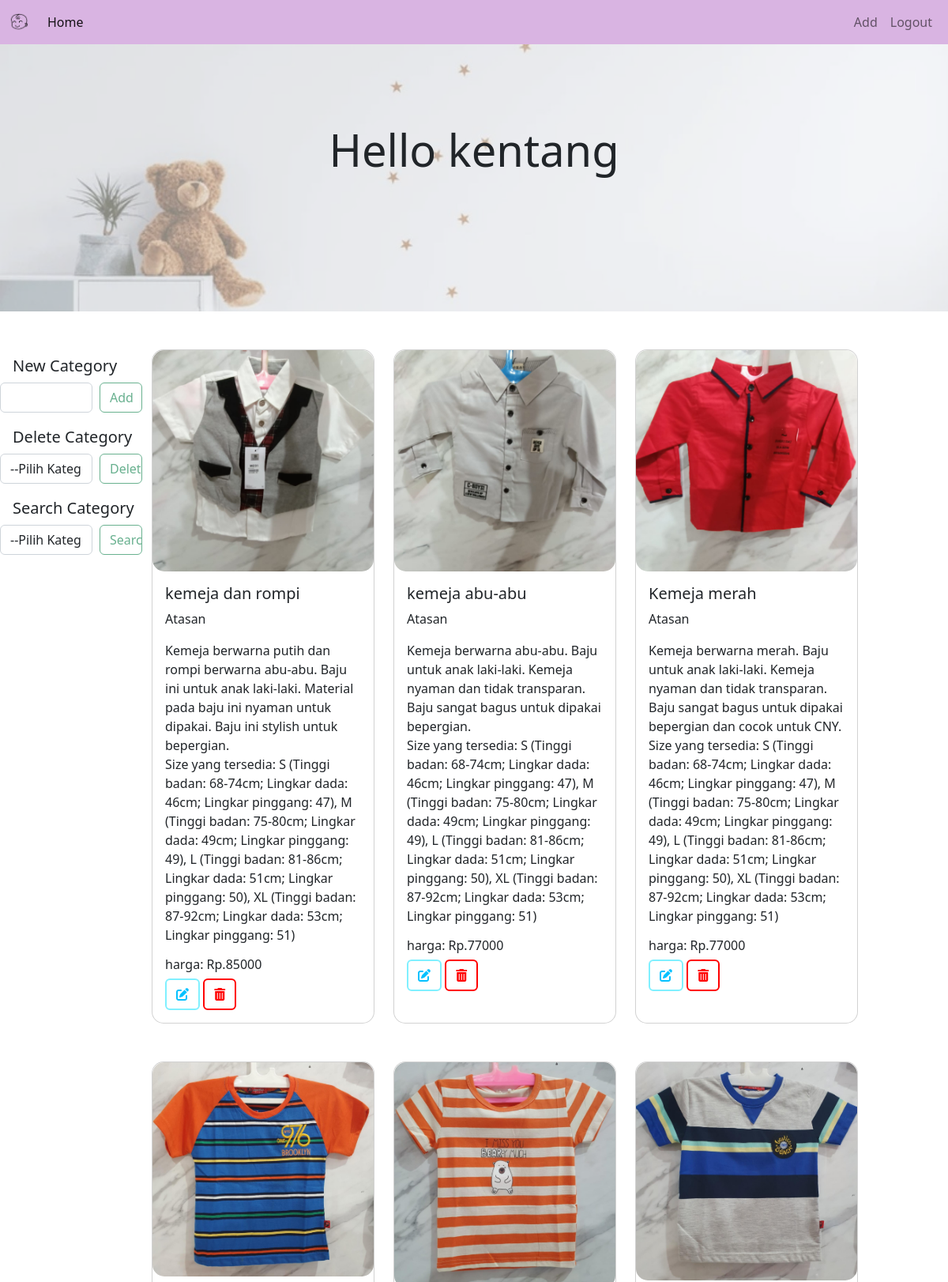
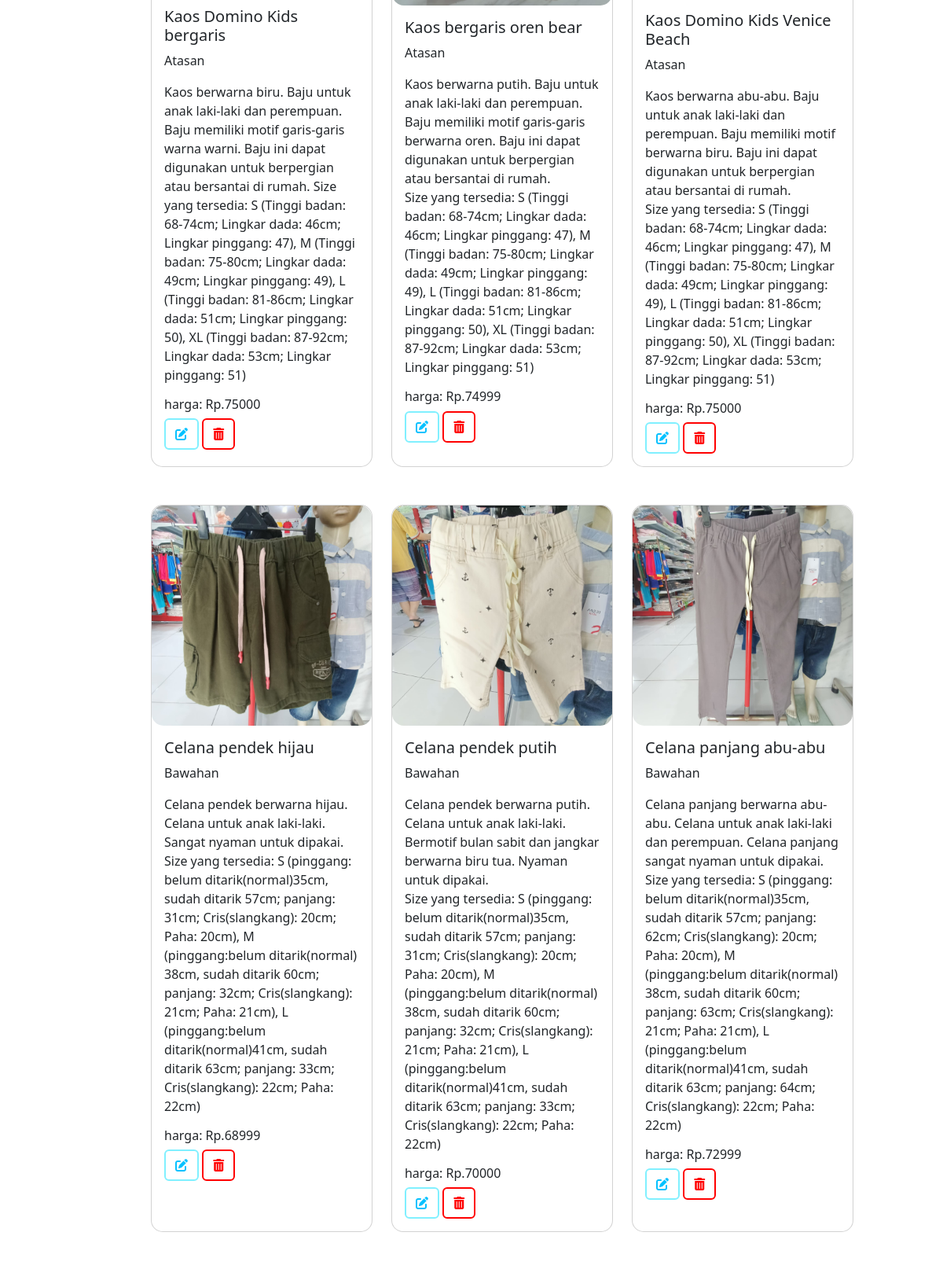
/admin/index.php (signed in, upper part), run on the app's committed database (2 pictures, top to bottom).
### tables this page shows
CREATE TABLE `produk` (
  `id` int(11) NOT NULL,
  `namaServis` varchar(100) NOT NULL,
  `deskripsi` varchar(500) NOT NULL,
  `harga` int(11) NOT NULL,
  `gambar` text NOT NULL,
  `category` varchar(15) DEFAULT NULL
);

### admin/index.php (the view, shortened to what this page needs)
<?php
require '../connect.php';
?>
<!doctype html>
<html lang="en">
<head>
    <link href="https://cdn.jsdelivr.net/npm/bootstrap@5.3.0-alpha3/dist/css/bootstrap.min.css" rel="stylesheet">
    <link href="https://cdn.jsdelivr.net/npm/bootstrap@5.2.2/dist/css/bootstrap.min.css" rel="stylesheet">
    <link rel="stylesheet" href="https://cdnjs.cloudflare.com/ajax/libs/font-awesome/6.2.0/css/all.min.css" />
    <link href="https://unpkg.com/aos@2.3.1/dist/aos.css" rel="stylesheet">
</head>
<body>
    <div id="wrapper" style="background-color:ee7d3;">
        <?php require "navbar.php" ?>
        <div id="header" style="position: relative; margin-top:-0.5rem; text-align: center; background-color:white;">
            <img src="../images/headerAdmin3.jpeg" style=" width:100%; opacity: 0.5;">
            <h3 class="display-4 mt-3" data-aos="zoom-out" style="position: absolute; top: 35%; left: 50%; transform: translate(-50%, -50%);">Hello <?php echo $_SESSION['username'] ?></h3>
        </div>
        <br></br>
        <div id="wrapper2">
            <div class="sidebar">
                <form action="addCat.php" method="post" enctype="multipart/form-data">
                    <a>New Category</a>
                    <input type="text" id="addCat" name="addCat" class="form-control" style="width:65%; float:left;" onkeyup="if(this.value.length > 0) document.getElementById('addCatButton').disabled = false; else document.getElementById('addCatButton').disabled = true;" />
                    <button class="btn btn-outline-success bg-white" id="addCatButton" name="addCatButton" style="width:30%; float:right;" disabled>Add</button>
                </form>
                <br><br>
                <a>Delete Category</a>
                <select class="form-control" name="Kategori" id="Kategori" style="width:65%; float:left;">
                    <option value="0">--Pilih Kategori--</option>
                    <?php
                    if (isset($_SESSION['username'])) {
                        $sql = "SELECT *  FROM category";
                    }
                    ?>
                </select>
                <button class="btn btn-outline-success bg-white" id="delCat" name="delCat" style="width:30%; float:right;" disabled>Delete</button>
                <br><br>
                <a>Search Category</a>
                <form action="index.php" method="post" enctype="multipart/form-data">
                    <select class="form-control" name="namaKategori" id="namaKategori" style="width:65%; float:left;">
                        <option value="0">--Pilih Kategori--</option>
                        <?php
                        if (isset($_SESSION['username'])) {
                            $sql = "SELECT *  FROM category";
                        }
                        ?>
                    </select>
                    <button class="btn btn-outline-success bg-white" name="seaCat" id="seaCat" type="submit" style="width:30%; float:right;" disabled>Search</button>
                </form>
                <br><br><br><br><br><br>
            </div>
            <div class="container">
                <div class="row">
                    <?php
                    if (isset($_POST['seaCat'])) {
                        $namaKategori = $_POST['namaKategori'];
                        $sql = mysqli_query($con, "SELECT * FROM produk WHERE category = '$namaKategori'");
                        if ($namaKategori == "all") {
                            $sql = mysqli_query($con, "SELECT * FROM produk");
                        }
                    } else {
                        $sql = mysqli_query($con, "SELECT * FROM produk");
                    }
                    if (mysqli_num_rows($sql) >= 1) {
                        if (isset($_POST['seaCat'])) {
                            $sql = "SELECT * FROM produk WHERE category = '$namaKategori'";
                            if ($namaKategori == "all") {
                                $sql = "SELECT * FROM produk";
                            }
                        } else {
                            $sql = "SELECT * FROM produk";
                        }
                        $result = mysqli_query($con, $sql);
                        while ($row = mysqli_fetch_array($result)) {
                    ?>
                            <div class="col-md-4 col-sm-1 mb-5 col d-flex justify-content-center">
                                <div class="card" style="width: 18rem; border-radius: 15px;" data-aos="zoom-out">
                                    <img src="<?php echo $row['gambar'] ?>" alt="..." style="border-radius: 15px;">
                                    <div class="card-body" id="<?php echo $row['id'] ?>">
                                        <h5 class="card-title"><?php echo $row['namaServis'] ?></h5>
                                        <p class="card-text"><?php echo $row['category'] ?></p>
                                        <p class="card-text"><?php echo $row['deskripsi'] ?></p>
                                        <h6>harga: Rp.<?php echo $row['harga'] ?></h6>
                                        <a href="edit.php?id=<?php echo $row['id'] ?>" class="btn edit" style="border: solid 2px #80f0ff;"><i class="fa-solid fa-pen-to-square" style="color: #05c1ff;"></i></a>
                                        <a class="btn delete" style="border: solid 2px red;"><i class="fa-solid fa-trash-can" style="color: red;"></i></a>
                                    </div>
                                </div>
                            </div>
                    <?php
                        }
                    }
                    ?>
                </div>
            </div>
        </div>
        <?php require '../footer2.php'; ?>
    </div>
</body>
</html>

### style3.css (style rules this page uses)
html { scroll-behavior: smooth; }
body { padding: 0; margin: 0; }

### admin/index.php (style rules this page uses)
#wrapper { background-color: eee7d3; }
#wrapper2 { min-height: 15rem; }
.container { width: 85%; position: relative; }
.sidebar { float: left; height: auto; width: 15%; z-index: 1; overflow-x: hidden; position: -webkit-sticky; position: -moz-sticky; position: -ms-sticky; position: -o-sticky; position: sticky; top: 0px; bottom: auto; }
.sidebar a { padding: 6px 8px 6px 16px; text-decoration: none; font-size: 20px; color: #818181; display: block; }

### data on the page
produk: gambar (picture), namaServis "kemeja dan rompi", category "Atasan", deskripsi "Kemeja berwarna putih dan rompi berwarna abu-abu. Baju ini untuk anak laki-laki. Material pada baju ini nyaman untuk dipakai. Baju ini stylish untuk bepergian. Size yang tersedia: S (Tinggi badan: 68-74cm; Lingkar dada: 46cm; Lingkar pinggang: 47), M (Tinggi badan: 75-80cm; Lingkar dada: 49cm; Lingkar pinggang: 49), L (Tinggi badan: 81-86cm; Lingkar dada: 51cm; Lingkar pinggang: 50), XL (Tinggi badan: 87-92cm; Lingkar dada: 53cm; Lingkar pinggang: 51)", harga "85000"
produk: gambar (picture), namaServis "kemeja abu-abu", category "Atasan", deskripsi "Kemeja berwarna abu-abu. Baju untuk anak laki-laki. Kemeja nyaman dan tidak transparan. Baju sangat bagus untuk dipakai bepergian. Size yang tersedia: S (Tinggi badan: 68-74cm; Lingkar dada: 46cm; Lingkar pinggang: 47), M (Tinggi badan: 75-80cm; Lingkar dada: 49cm; Lingkar pinggang: 49), L (Tinggi badan: 81-86cm; Lingkar dada: 51cm; Lingkar pinggang: 50), XL (Tinggi badan: 87-92cm; Lingkar dada: 53cm; Lingkar pinggang: 51)", harga "77000"
produk: gambar (picture), namaServis "Kemeja merah", category "Atasan", deskripsi "Kemeja berwarna merah. Baju untuk anak laki-laki. Kemeja nyaman dan tidak transparan. Baju sangat bagus untuk dipakai bepergian dan cocok untuk CNY. Size yang tersedia: S (Tinggi badan: 68-74cm; Lingkar dada: 46cm; Lingkar pinggang: 47), M (Tinggi badan: 75-80cm; Lingkar dada: 49cm; Lingkar pinggang: 49), L (Tinggi badan: 81-86cm; Lingkar dada: 51cm; Lingkar pinggang: 50), XL (Tinggi badan: 87-92cm; Lingkar dada: 53cm; Lingkar pinggang: 51)", harga "77000"
produk: gambar (picture), namaServis "Kaos Domino Kids bergaris", category "Atasan", deskripsi "Kaos berwarna biru. Baju untuk anak laki-laki dan perempuan. Baju memiliki motif garis-garis warna warni. Baju ini dapat digunakan untuk berpergian atau bersantai di rumah. Size yang tersedia: S (Tinggi badan: 68-74cm; Lingkar dada: 46cm; Lingkar pinggang: 47), M (Tinggi badan: 75-80cm; Lingkar dada: 49cm; Lingkar pinggang: 49), L (Tinggi badan: 81-86cm; Lingkar dada: 51cm; Lingkar pinggang: 50), XL (Tinggi badan: 87-92cm; Lingkar dada: 53cm; Lingkar pinggang: 51)", harga "75000"
produk: gambar (picture), namaServis "Kaos bergaris oren bear", category "Atasan", deskripsi "Kaos berwarna putih. Baju untuk anak laki-laki dan perempuan. Baju memiliki motif garis-garis berwarna oren. Baju ini dapat digunakan untuk berpergian atau bersantai di rumah. Size yang tersedia: S (Tinggi badan: 68-74cm; Lingkar dada: 46cm; Lingkar pinggang: 47), M (Tinggi badan: 75-80cm; Lingkar dada: 49cm; Lingkar pinggang: 49), L (Tinggi badan: 81-86cm; Lingkar dada: 51cm; Lingkar pinggang: 50), XL (Tinggi badan: 87-92cm; Lingkar dada: 53cm; Lingkar pinggang: 51)", harga "74999"
produk: gambar (picture), namaServis "Kaos Domino Kids Venice Beach", category "Atasan", deskripsi "Kaos berwarna abu-abu. Baju untuk anak laki-laki dan perempuan. Baju memiliki motif berwarna biru. Baju ini dapat digunakan untuk berpergian atau bersantai di rumah. Size yang tersedia: S (Tinggi badan: 68-74cm; Lingkar dada: 46cm; Lingkar pinggang: 47), M (Tinggi badan: 75-80cm; Lingkar dada: 49cm; Lingkar pinggang: 49), L (Tinggi badan: 81-86cm; Lingkar dada: 51cm; Lingkar pinggang: 50), XL (Tinggi badan: 87-92cm; Lingkar dada: 53cm; Lingkar pinggang: 51)", harga "75000"
produk: gambar (picture), namaServis "Celana pendek hijau", category "Bawahan", deskripsi "Celana pendek berwarna hijau. Celana untuk anak laki-laki. Sangat nyaman untuk dipakai. Size yang tersedia: S (pinggang: belum ditarik(normal)35cm, sudah ditarik 57cm; panjang: 31cm; Cris(slangkang): 20cm; Paha: 20cm), M (pinggang:belum ditarik(normal) 38cm, sudah ditarik 60cm; panjang: 32cm; Cris(slangkang): 21cm; Paha: 21cm), L (pinggang:belum ditarik(normal)41cm, sudah ditarik 63cm; panjang: 33cm; Cris(slangkang): 22cm; Paha: 22cm)", harga "68999"
produk: gambar (picture), namaServis "Celana pendek putih", category "Bawahan", deskripsi "Celana pendek berwarna putih. Celana untuk anak laki-laki. Bermotif bulan sabit dan jangkar berwarna biru tua. Nyaman untuk dipakai. Size yang tersedia: S (pinggang: belum ditarik(normal)35cm, sudah ditarik 57cm; panjang: 31cm; Cris(slangkang): 20cm; Paha: 20cm), M (pinggang:belum ditarik(normal) 38cm, sudah ditarik 60cm; panjang: 32cm; Cris(slangkang): 21cm; Paha: 21cm), L (pinggang:belum ditarik(normal)41cm, sudah ditarik 63cm; panjang: 33cm; Cris(slangkang): 22cm; Paha: 22cm)", harga "70000"
produk: gambar (picture), namaServis "Celana panjang abu-abu", category "Bawahan", deskripsi "Celana panjang berwarna abu-abu. Celana untuk anak laki-laki dan perempuan. Celana panjang sangat nyaman untuk dipakai. Size yang tersedia: S (pinggang: belum ditarik(normal)35cm, sudah ditarik 57cm; panjang: 62cm; Cris(slangkang): 20cm; Paha: 20cm), M (pinggang:belum ditarik(normal) 38cm, sudah ditarik 60cm; panjang: 63cm; Cris(slangkang): 21cm; Paha: 21cm), L (pinggang:belum ditarik(normal)41cm, sudah ditarik 63cm; panjang: 64cm; Cris(slangkang): 22cm; Paha: 22cm)", harga "72999"

### other printed values
$_SESSION['username'] "kentang"
